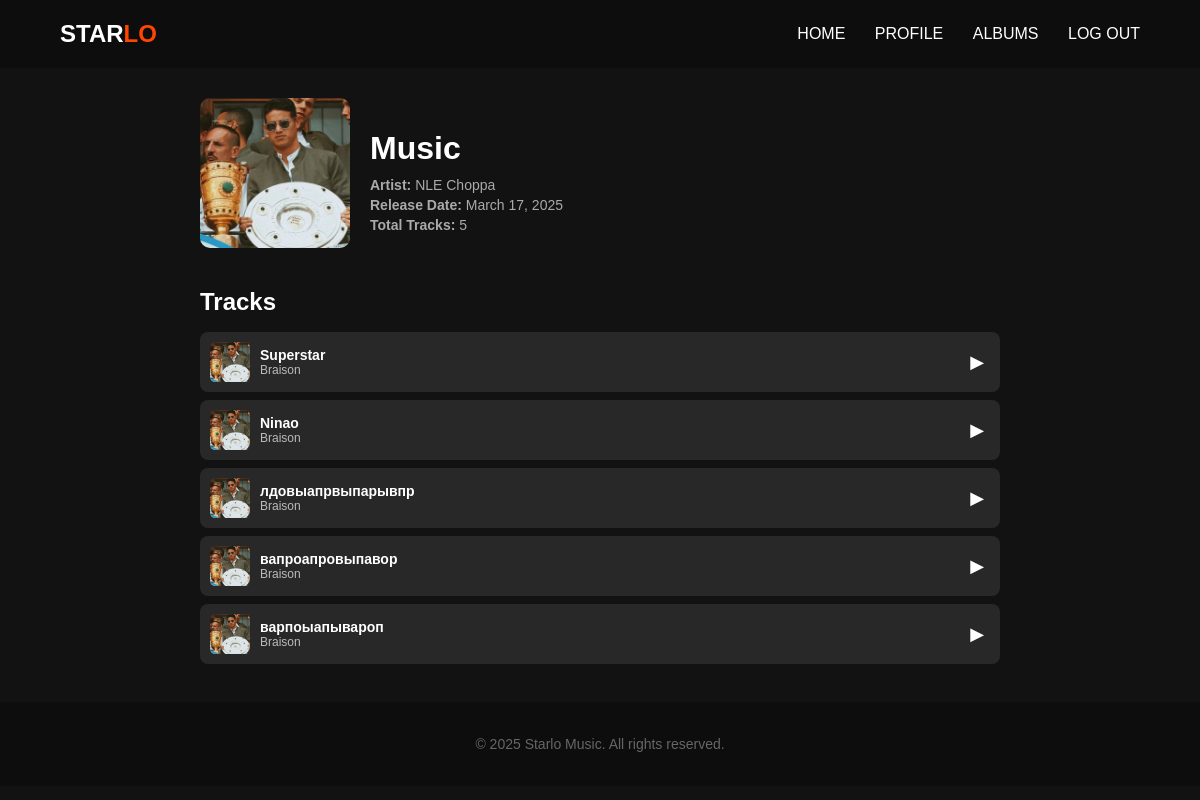
Screenshot of /album/11/ with the database file from the repository.
### music/models.py (models this page shows, shortened)
class Album(models.Model):
    artist = models.ForeignKey(Artist, on_delete=models.CASCADE)
    title = models.CharField(max_length=200)
    cover = models.ImageField(upload_to='albums/', null=True, blank=True)
    release_date = models.DateField()
    tracks = models.ManyToManyField(Track, related_name='albums')

class Artist(models.Model):
    user = models.OneToOneField(User, on_delete=models.CASCADE)
    name = models.CharField(max_length=100, blank=True, null=True)
    image = models.ImageField(upload_to='artist_profiles/', default='default.jpg')
    bio = models.TextField(blank=True)
    total_listens = models.PositiveIntegerField(default=0)

class Track(models.Model):
    GENRE_CHOICES = [
        ('pop', 'Pop'),
        ('rock', 'Rock'),
        ('hiphop', 'Hip-Hop'),
        ('jazz', 'Jazz'),
        ('electronic', 'Electronic'),
        ('classical', 'Classical'),
        ('rnb', 'R&B'),
        ('country', 'Country'),
        ('reggae', 'Reggae'),
        ('metal', 'Metal'),
    ]
    title = models.CharField(max_length=255)
    artist = models.ForeignKey('Artist', on_delete=models.CASCADE, related_name='tracks')
    audio_file = models.FileField(upload_to='tracks/')
    genre = models.CharField(max_length=50, choices=GENRE_CHOICES, default='pop')
    uploaded_at = models.DateTimeField(auto_now_add=True)
    cover_image = models.ImageField(upload_to='covers/',
                                    default='covers/default.jpg')

### music/views.py (the view)
# urls.py: path('album/<int:album_id>/', album_detail, name='album_detail'),
def album_detail(request, album_id):
    album = get_object_or_404(Album, id=album_id)
    tracks = album.tracks.all()
    return render(request, 'music/album_detail.html', {
        'album': album,
        'tracks': tracks
    })

### music/templates/music/album_detail.html (shortened to what this page needs)
{% extends "base.html" %}
{% block content %}
<div class="tracks-container">
    <div class="album-header">
        <img src="{{ album.cover.url }}" alt="{{ album.title }}" class="album-cover">
        <div class="album-details">
            <h1 class="album-title">{{ album.title }}</h1>
            <p class="album-meta"><strong>Artist:</strong> {{ album.artist.name }}</p>
            <p class="album-meta"><strong>Release Date:</strong> {{ album.release_date }}</p>
            <p class="album-meta"><strong>Total Tracks:</strong> {{ tracks|length }}</p>
        </div>
    </div>
    <h2 class="tracks-title">Tracks</h2>
    {% if tracks %}
        {% for track in tracks %}
            <div class="track-item">
            <img src="{{ album.cover.url }}" alt="Album Cover" class="track-cover">                <div class="track-info">
                    <h3 class="track-title">{{ track.title }}</h3>
                    <p class="artist-name">{{ track.artist.user.username }}</p>
                </div>
                <button class="play-button" onclick="playTrack('{{ track.audio_file.url }}', '{{ track.title }}', '{{ track.artist.user.username }}', '{{ track.cover_image.url }}', this)">▶</button>
            </div>
        {% endfor %}
    {% else %}
        <p>No tracks available.</p>
    {% endif %}
</div>
{% endblock %}

### music/templates/base.html (shortened to what this page needs)
<!DOCTYPE html>
<html lang="en">
<head>
</head>
<body>
  <header class="header">
    <div class="logo">STAR<span>LO</span></div>
    <nav class="nav">
      <a href="{% url 'home' %}">HOME</a>
      <a href="{% url 'artist_dashboard' %}">PROFILE</a>
      <a href="{% url 'albums' %}">ALBUMS</a>
      <a href="{% url 'logout' %}">LOG OUT</a>
    </nav>
  </header>
  <main>
    {% block content %}{% endblock %}
  </main>
  <footer class="footer">
    <p>© 2025 Starlo Music. All rights reserved.</p>
  </footer>
</body>
</html>

### music/templates/base.html (style rules this page uses)
body { margin: 0; font-family: 'Montserrat', sans-serif; background-color: #0d0d0d; color: #fff; }
.header { display: flex; justify-content: space-between; align-items: center; padding: 20px 60px; background-color: #0d0d0d; }
.logo { color: white; font-size: 24px; font-weight: 700; }
.logo span { color: #ff4500; }
.nav a { margin-left: 25px; text-decoration: none; color: #fff; transition: color 0.3s; }
.footer { text-align: center; padding: 20px; background-color: #0d0d0d; color: #666; font-size: 14px; }

### music/templates/music/album_detail.html (style rules this page uses)
body { background-color: #121212; color: #fff; font-family: 'Allerta', sans-serif; }
.tracks-container { max-width: 800px; margin: auto; padding: 30px 15px; }
.album-header { display: flex; align-items: center; margin-bottom: 40px; gap: 20px; }
.album-cover { width: 150px; height: 150px; object-fit: cover; border-radius: 10px; }
.album-details { text-align: left; }
.album-title { font-size: 32px; margin-bottom: 10px; }
.album-meta { font-size: 14px; color: #aaa; margin: 4px 0; }
.tracks-title { margin-bottom: 16px; font-size: 24px; }
.track-item { display: flex; align-items: center; background: #282828; padding: 10px; border-radius: 8px; margin-bottom: 8px; transition: background 0.3s ease; }
.track-cover { width: 40px; height: 40px; border-radius: 5px; margin-right: 10px; object-fit: cover; }
.track-info { flex-grow: 1; text-align: left; }
.track-title { font-size: 14px; font-weight: bold; margin: 0; }
.artist-name { font-size: 12px; color: #bbb; margin: 0; }
.play-button { background: none; border: none; color: white; font-size: 18px; cursor: pointer; transition: transform 0.2s ease; }

### rows the page displays
Album: cover (picture), title "Music", artist.name "NLE Choppa", release_date "March 17, 2025"
Track: cover (picture), title "Superstar", artist.user.username "Braison"
Track: cover (picture), title "Ninao", artist.user.username "Braison"
Track: cover (picture), title "лдовыапрвыпарывпр", artist.user.username "Braison"
Track: cover (picture), title "вапроапровыпавор", artist.user.username "Braison"
Track: cover (picture), title "варпоыапывароп", artist.user.username "Braison"

### other values shown
{{ tracks|length }} "5"
